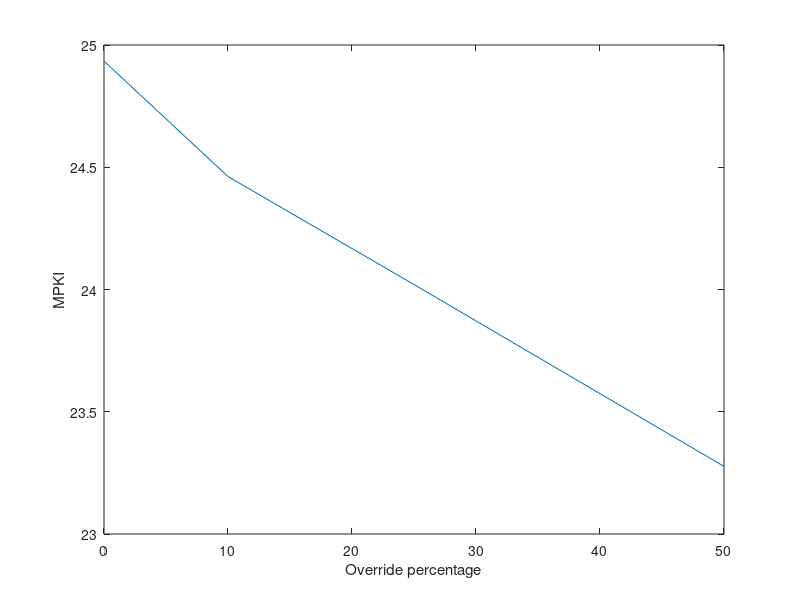
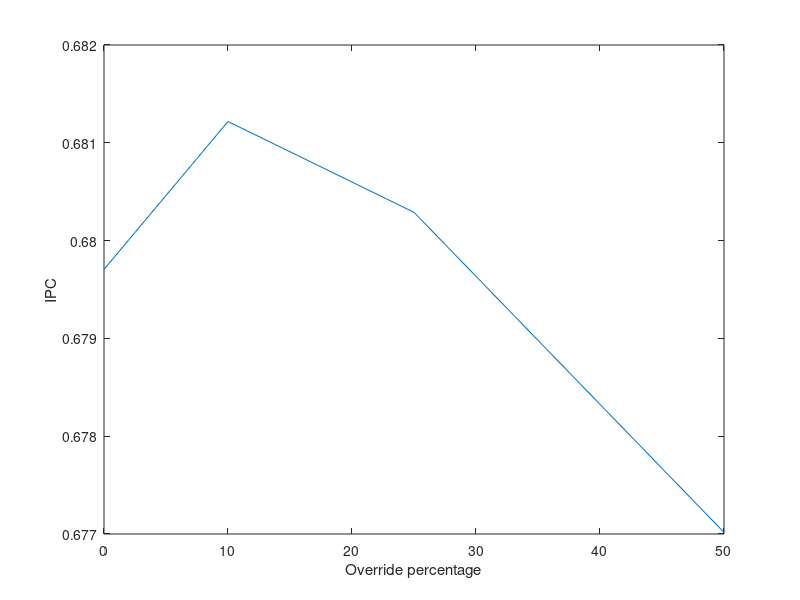
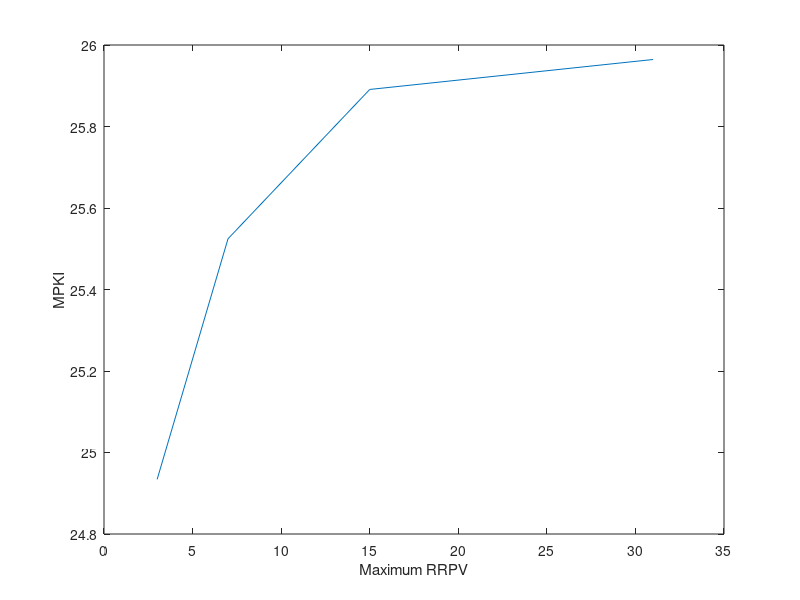
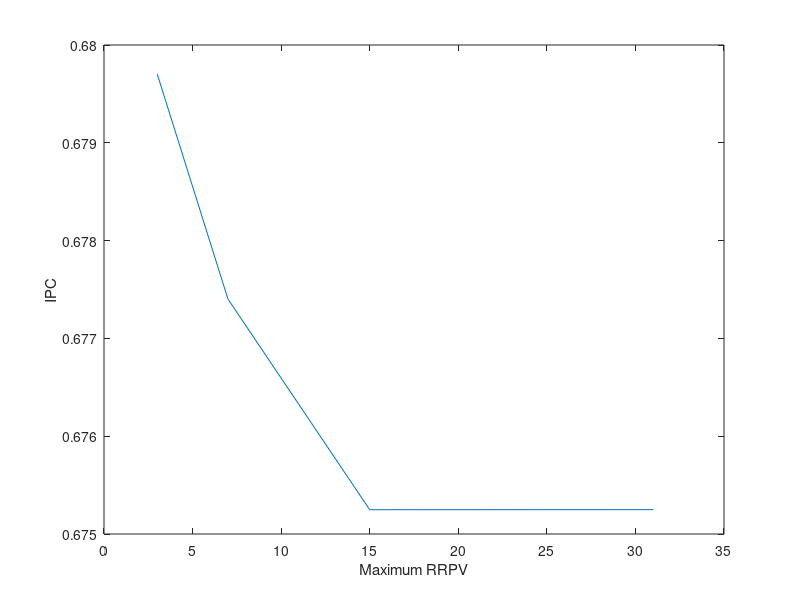

Recreate these plots in MATLAB, in order.
% in order of base, 1, 2, 3
% row1: param value
% row2: MPKI
% row3: IPC
ship_param1s = [0, 10, 25, 50; ...
    0.0249340908489 * 1000, 0.0244619804582 * 1000, 0.0240203398852 * 1000, 0.0232765739988 * 1000; ...
    0.67970545098, 0.681217862745, 0.680289117647, 0.677016784314];

figure(1)
plot(ship_param1s(1,:), ship_param1s(2,:))
%title('Override percentage against MPKI')
xlabel('Override percentage')
ylabel('MPKI')

figure(2)
plot(ship_param1s(1,:), ship_param1s(3,:))
%title('Override percentage against IPC')
xlabel('Override percentage')
ylabel('IPC')

ship_param2s = [3, 7, 15, 31; ...
    0.0249340908489 * 1000, 0.025524438091 * 1000, 0.0258909031791 * 1000, 0.0259644449479 * 1000;...
    0.67970545098, 0.677401509804, 0.675248215686, 0.675249176471];

figure(3)
plot(ship_param2s(1,:), ship_param2s(2,:))
%title('Maximum RRPV against MPKI')
xlabel('Maximum RRPV')
ylabel('MPKI')

figure(4)
plot(ship_param2s(1,:), ship_param2s(3,:))
%title('Maximum RRPV against IPC')
xlabel('Maximum RRPV')
ylabel('IPC')